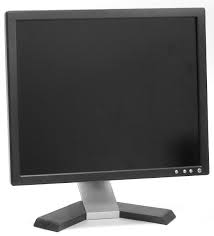
#> input picture Week 7 Activity/monitor.jfif, 214 x 236 px
$ jupyter execute --allow-errors 'Week 7 Activity.ipynb'
#> lines starting #> are read from the running program, lines starting #| are printed output that depends on the picture
[cell 1]
import os
os.chdir("C:\\Users\\user\\AppData\\Local\\Programs\\Python\\Python310\\Scripts\\image_processing_UCCC2513")

# SET UP

[cell 2]
import sys
# Python 3.7 is required
assert sys.version_info >= (3,7)

import cv2 as cv
import numpy as np
import matplotlib.pyplot as plt


# Make sure that optimization is enabled
if not cv.useOptimized():
    cv.setUseOptimized(True)

cv.useOptimized()

# Activity 1

[cell 3]
img = cv.imread('monitor.jfif', 0)
#> img is the input picture: shape (236, 214); min 8, max 255, mean 108.7

# first histogram equalization operation
hist, bins = np.histogram(img.flatten(), 256, [0, 256])
#> hist = 256 values, max 8613 at index 255, min 0 at index 0, mean 197.3; bins = 257 values from 0 to 256
cdf = hist.cumsum()
#> cdf = 256 values from 0 to 50504
cdf_m = np.ma.masked_equal(cdf, 0)
cdf_m = (cdf_m - cdf_m.min())*255/(cdf_m.max() - cdf_m.min())
cdf = np.ma.filled(cdf_m, 0).astype('uint8')
#> cdf = 256 values from 0 to 255
img1 = cdf[img]
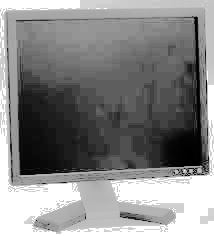
#> img1: shape (236, 214); min 0, max 255, mean 133.3

# second histogram equalization operation
hist, bins = np.histogram(img1.flatten(), 256, [0, 256])
#> hist = 256 values, max 8613 at index 255, min 0 at index 10, mean 197.3
cdf = hist.cumsum()
#> cdf = 256 values from 170 to 50504
cdf_m = np.ma.masked_equal(cdf, 0)
cdf_m = (cdf_m - cdf_m.min())*255/(cdf_m.max() - cdf_m.min())
cdf = np.ma.filled(cdf_m, 0).astype('uint8')
#> cdf = 256 values from 0 to 255
img2 = cdf[img1]

combine = np.concatenate((img,img1,img2))
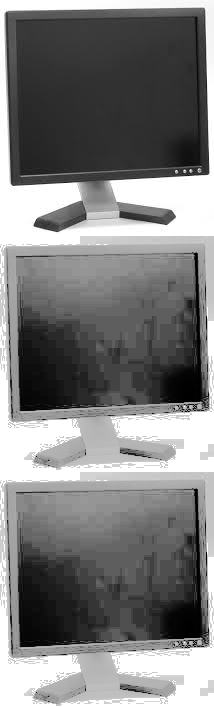
#> combine: shape (708, 214); min 0, max 255, mean 124.9

plt.imshow(cv.cvtColor(combine, cv.COLOR_GRAY2RGB))
cv.imshow("Monitor", combine)
cv.waitKey(0)
cv.destroyAllWindows()
